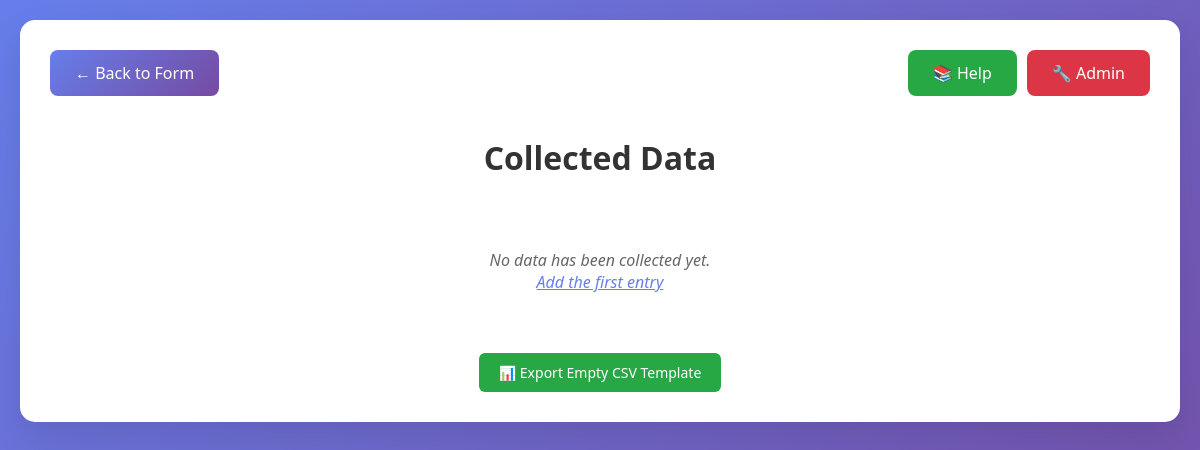
Before: /view with the older database file.
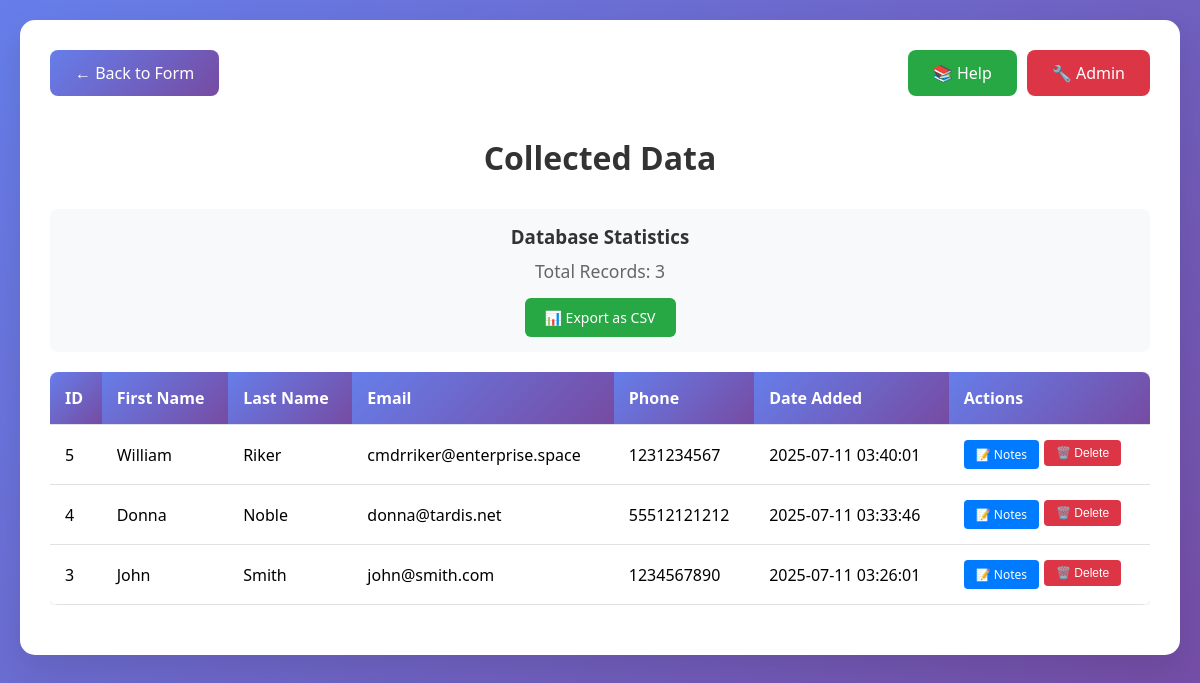
After: the same page with the newer database file.
### tables this page shows
CREATE TABLE contacts (
            id INTEGER PRIMARY KEY AUTOINCREMENT,
            first_name TEXT NOT NULL,
            last_name TEXT NOT NULL,
            email TEXT NOT NULL,
            phone TEXT NOT NULL,
            created_at TIMESTAMP DEFAULT CURRENT_TIMESTAMP
        );

### app.py (the view)
@app.route('/view')
def view_data():
    conn = get_db_connection()
    contacts = conn.execute('SELECT * FROM contacts ORDER BY created_at DESC').fetchall()
    conn.close()
    return render_template('view.html', contacts=contacts)

### app.py (called while the page is built)
def get_db_connection():
    conn = sqlite3.connect(DATABASE)
    conn.row_factory = sqlite3.Row
    return conn

### templates/view.html (shortened to what this page needs)
<!DOCTYPE html>
<html lang="en">
<head>
</head>
<body>
    <div class="container">
        <div style="display: flex; justify-content: space-between; align-items: center; margin-bottom: 20px; flex-wrap: wrap; gap: 10px;">
            <a href="{{ url_for('index') }}" class="back-link">← Back to Form</a>
            <div style="display: flex; gap: 10px;">
                <a href="{{ url_for('help_page') }}" class="back-link" style="background: #28a745;">📚 Help</a>
                <a href="{{ url_for('admin_page') }}" class="back-link" style="background: #dc3545;">🔧 Admin</a>
            </div>
        </div>
        <h1>Collected Data</h1>
        {% if contacts %}
            <div class="stats">
                <h3>Database Statistics</h3>
                <p>Total Records: {{ contacts|length }}</p>
                <div style="margin-top: 15px;">
                    <a href="{{ url_for('export_csv') }}" class="export-btn">📊 Export as CSV</a>
                </div>
            </div>
            <div class="table-container">
                <table>
                    <thead>
                        <tr>
                            <th>ID</th>
                            <th>First Name</th>
                            <th>Last Name</th>
                            <th>Email</th>
                            <th>Phone</th>
                            <th>Date Added</th>
                            <th>Actions</th>
                        </tr>
                    </thead>
                    <tbody>
                        {% for contact in contacts %}
                        <tr>
                            <td>{{ contact.id }}</td>
                            <td>{{ contact.first_name }}</td>
                            <td>{{ contact.last_name }}</td>
                            <td>{{ contact.email }}</td>
                            <td>{{ contact.phone }}</td>
                            <td>{{ contact.created_at }}</td>
                            <td>
                                <div style="display: flex; gap: 5px; flex-wrap: wrap;">
                                    <a href="{{ url_for('view_contact_notes', contact_id=contact.id) }}"
                                       class="notes-btn" title="View notes for this contact">
                                        📝 Notes
                                    </a>
                                    <form method="POST" action="{{ url_for('delete_contact', contact_id=contact.id) }}"
                                          style="display: inline;"
                                          onsubmit="return confirmDelete('{{ contact.first_name }} {{ contact.last_name }}')">
                                        <button type="submit" class="delete-btn" title="Delete this contact">
                                            🗑️ Delete
                                        </button>
                                    </form>
                                </div>
                            </td>
                        </tr>
                        {% endfor %}
                    </tbody>
                </table>
            </div>
        {% else %}
            <div class="no-data">
                <p>No data has been collected yet.</p>
                <p><a href="{{ url_for('index') }}" style="color: #667eea;">Add the first entry</a></p>
            </div>
            <div style="text-align: center; margin-top: 20px;">
                <a href="{{ url_for('export_csv') }}" class="export-btn">📊 Export Empty CSV Template</a>
            </div>
        {% endif %}
    </div>
</body>
</html>

Changed rows visible on the page:
added contacts: id "5", first_name "William", last_name "Riker", email "cmdrriker@enterprise.space", phone "1231234567", created_at "2025-07-11 03:40:01"
added contacts: id "4", first_name "Donna", last_name "Noble", email "donna@tardis.net", phone "55512121212", created_at "2025-07-11 03:33:46"
added contacts: id "3", first_name "John", last_name "Smith", email "john@smith.com", phone "1234567890", created_at "2025-07-11 03:26:01"
Other visible differences:
{{ contacts|length }}: (not shown) → "3"
text no longer shown: "No data has been collected yet. Add the first entry 📊 Export Empty CSV Template"
text now shown: "Database Statistics Total Records: 📊 Export as CSV ID First Name Last Name Email Phone Date Added Actions"
